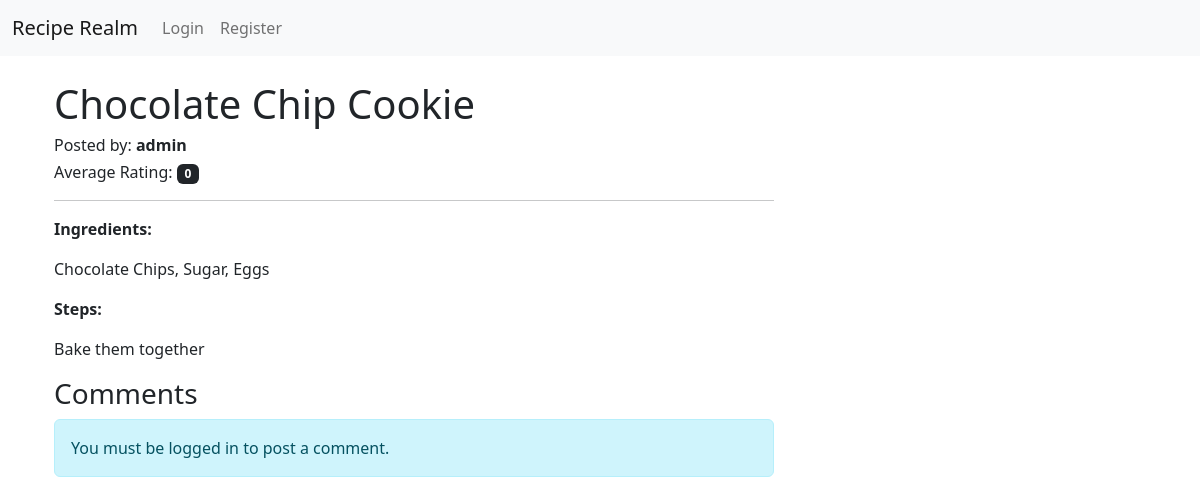
/recipe/3, run on the app's committed database.
### models.py (models this page shows)
class Recipe(db.Model):
    id = db.Column(db.Integer, primary_key=True)
    title = db.Column(db.String(200), nullable=False)
    ingredients = db.Column(db.Text, nullable=False)
    steps = db.Column(db.Text, nullable=False)
    author_id = db.Column(db.Integer, db.ForeignKey('user.id'), nullable=False)
    ratings = db.relationship('Rating', backref='recipe', lazy=True)
    @property
    def average_rating(self):
        total_ratings = len(self.ratings)
        if total_ratings == 0:
            return 0
        return sum([rating.value for rating in self.ratings]) / total_ratings

class User(db.Model, UserMixin):
    id = db.Column(db.Integer, primary_key=True)
    username = db.Column(db.String(150), nullable=False, unique=True)
    email = db.Column(db.String(150), nullable=False, unique=True)
    password = db.Column(db.String(150), nullable=False)
    recipes = db.relationship('Recipe', backref='author', lazy=True)
    comments = db.relationship('Comment', backref='user', lazy=True)  # Added backref to the Comment model
    bio = db.Column(db.String(500), nullable=True)
    profile_picture = db.Column(db.String(20), nullable=False, default='default.jpg')

### app.py (the view)
@app.route('/recipe/<int:recipe_id>', methods=['GET', 'POST'])
def recipe_detail(recipe_id):
    recipe = Recipe.query.get_or_404(recipe_id)
    form = CommentForm()  # Existing comment form
    rate_form = RatingForm()  # New rating form
    if form.validate_on_submit() and current_user.is_authenticated:
        comment = Comment(content=form.content.data, user_id=current_user.id, recipe_id=recipe_id)
        db.session.add(comment)
        db.session.commit()
        flash('Your comment has been posted!', 'success')
        return redirect(url_for('recipe_detail', recipe_id=recipe.id))
    if rate_form.validate_on_submit() and current_user.is_authenticated:
        rating = Rating(value=rate_form.rating_value.data, user_id=current_user.id, recipe_id=recipe_id)
        db.session.add(rating)
        db.session.commit()
        flash('Thanks for rating!', 'success')
        return redirect(url_for('recipe_detail', recipe_id=recipe.id))
    comments = Comment.query.filter_by(recipe_id=recipe.id).order_by(Comment.timestamp.desc()).all()
    return render_template('recipe_detail.html', recipe=recipe, form=form, comments=comments, rate_form=rate_form)

### templates/recipe_detail.html (shortened to what this page needs)
{% extends "layout.html" %} {% block content %}
<div class="container mt-4">
  <div class="row">
    <div class="col-md-8">
      <h1>{{ recipe.title }}</h1>
      <h6>Posted by: <strong><a href="{{ url_for('user_profile', username=recipe.author.username) }}" class="text-decoration-none text-dark">{{ recipe.author.username }}</a></strong></h6>
      <h6>
        Average Rating:
        <span class="badge bg-dark">{{ recipe.average_rating }}</span>
      </h6>
      <hr />
      <p><strong>Ingredients:</strong></p>
      <p>{{ recipe.ingredients }}</p>
      <p><strong>Steps:</strong></p>
      <p>{{ recipe.steps }}</p>
      <h3>Comments</h3>
       {% if current_user.is_authenticated %}
      <h4>Post a Comment</h4>
      <form method="POST">
        {{ form.hidden_tag() }}
        <div class="form-group">
          {{ form.content.label }} {{ form.content(class="form-control") }}
        </div>
        {{ form.submit(class="btn btn-primary") }}
      </form>
      {% else %}
      <div class="alert alert-info" role="alert">
        You must be logged in to post a comment.
      </div>
      {% endif %}
    </div>
    <div class="col-md-4">
    </div>
  </div>
</div>
{% endblock %}

### data on the page
Recipe: title "Chocolate Chip Cookie", ingredients "Chocolate Chips, Sugar, Eggs", steps "Bake them together"
User: author.username "admin"

### other printed values
{{ recipe.average_rating }} "0"
